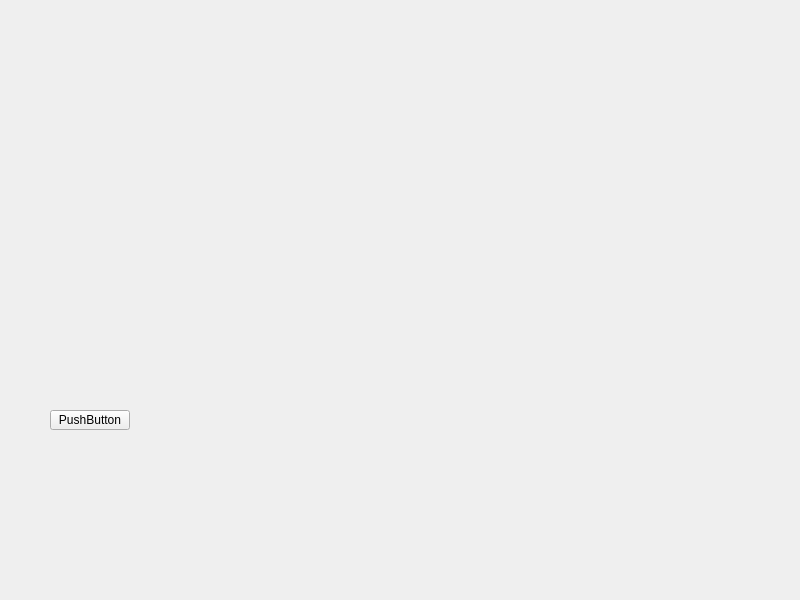
<?xml version="1.0" encoding="UTF-8"?>
<ui version="4.0">
 <class>Widget</class>
 <widget class="QWidget" name="Widget">
  <property name="geometry">
   <rect>
    <x>0</x>
    <y>0</y>
    <width>800</width>
    <height>600</height>
   </rect>
  </property>
  <property name="windowTitle">
   <string>Widget</string>
  </property>
  <widget class="QPushButton" name="pushButton">
   <property name="geometry">
    <rect>
     <x>50</x>
     <y>410</y>
     <width>80</width>
     <height>20</height>
    </rect>
   </property>
   <property name="text">
    <string>PushButton</string>
   </property>
  </widget>
 </widget>
 <resources/>
 <connections/>
</ui>
